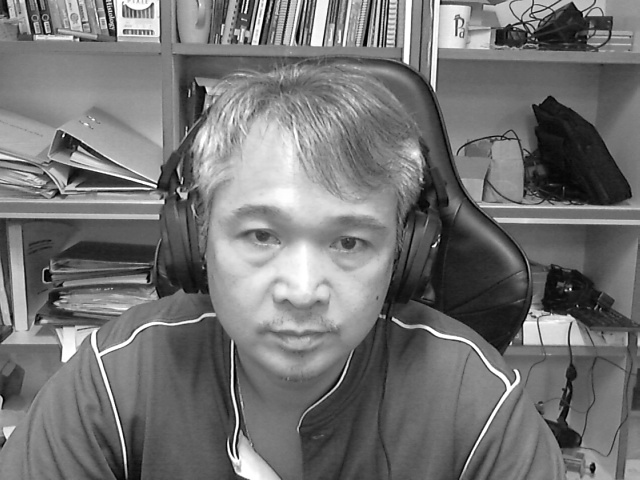
#> input picture 2.2/vision/wacharin/Image for Testing/for average background subtraction/ajboy.jpg, 640 x 480 px
$ python ch9.py
#> lines starting #> are read from the running program, lines starting #| are printed output that depends on the picture
import cv2

image = cv2.imread("Image for Testing/for average background subtraction/ajboy.jpg")
#> image is the input picture: shape (480, 640, 3); min 0, max 255, mean 115.6

averaged_image = cv2.blur(image, (9, 9))
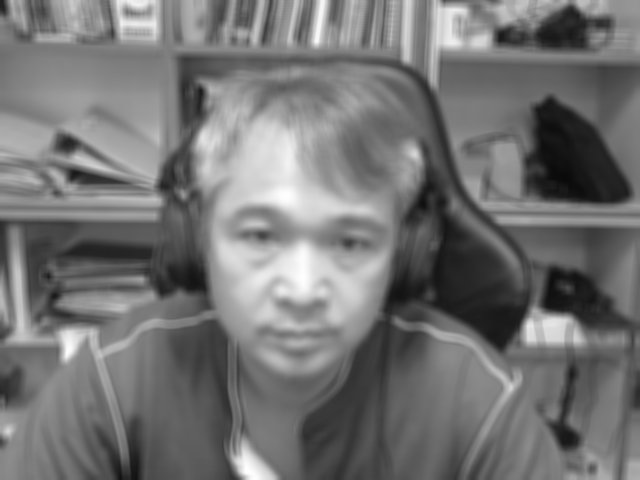
#> averaged_image: shape (480, 640, 3); min 10, max 254, mean 115.6

print("My ID is: 6610110096")
cv2.imshow('Blurred Image', averaged_image)
cv2.waitKey(0)
cv2.destroyAllWindows()

$ run again, with 2.2/vision/wacharin/Image for Testing/for average background subtraction/0.jpg copied over 2.2/vision/wacharin/Image for Testing/for average background subtraction/ajboy.jpg
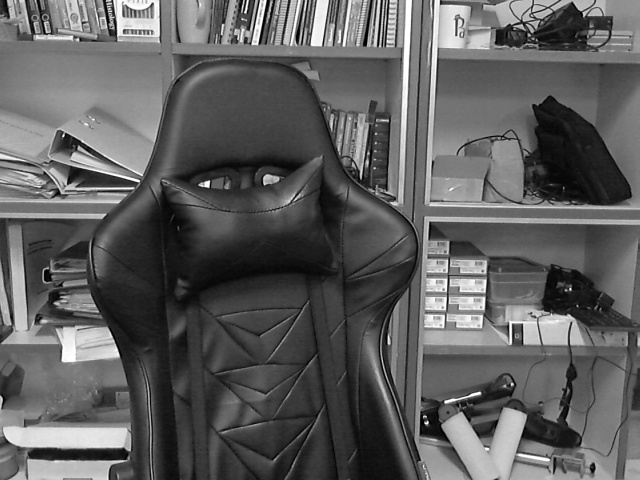
#> input picture 2.2/vision/wacharin/Image for Testing/for average background subtraction/0.jpg, 640 x 480 px
#> image is the input picture: shape (480, 640, 3); min 0, max 255, mean 94.2
#> `averaged_image = cv2.blur(image, (9, 9))`:
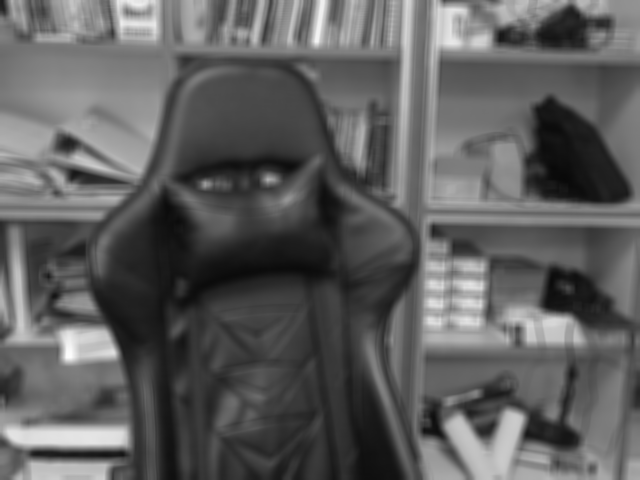
#> averaged_image: shape (480, 640, 3); min 8, max 253, mean 94.2
